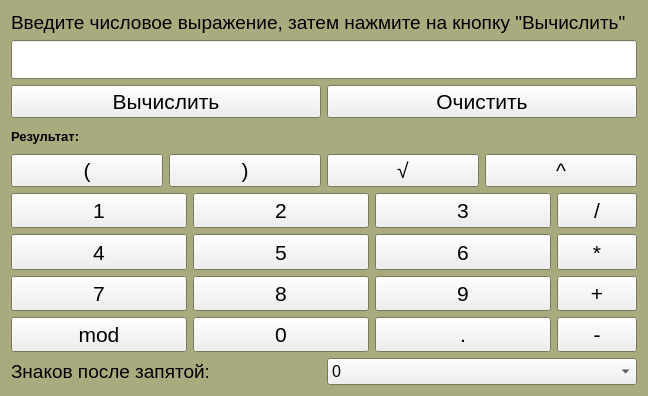
<?xml version="1.0" encoding="UTF-8"?>
<ui version="4.0">
 <class>Form</class>
 <widget class="QWidget" name="Form">
  <property name="geometry">
   <rect>
    <x>0</x>
    <y>0</y>
    <width>648</width>
    <height>396</height>
   </rect>
  </property>
  <property name="palette">
   <palette>
    <active>
     <colorrole role="Base">
      <brush brushstyle="SolidPattern">
       <color alpha="255">
        <red>255</red>
        <green>255</green>
        <blue>255</blue>
       </color>
      </brush>
     </colorrole>
     <colorrole role="Window">
      <brush brushstyle="SolidPattern">
       <color alpha="255">
        <red>170</red>
        <green>170</green>
        <blue>127</blue>
       </color>
      </brush>
     </colorrole>
    </active>
    <inactive>
     <colorrole role="Base">
      <brush brushstyle="SolidPattern">
       <color alpha="255">
        <red>255</red>
        <green>255</green>
        <blue>255</blue>
       </color>
      </brush>
     </colorrole>
     <colorrole role="Window">
      <brush brushstyle="SolidPattern">
       <color alpha="255">
        <red>170</red>
        <green>170</green>
        <blue>127</blue>
       </color>
      </brush>
     </colorrole>
    </inactive>
    <disabled>
     <colorrole role="Base">
      <brush brushstyle="SolidPattern">
       <color alpha="255">
        <red>170</red>
        <green>170</green>
        <blue>127</blue>
       </color>
      </brush>
     </colorrole>
     <colorrole role="Window">
      <brush brushstyle="SolidPattern">
       <color alpha="255">
        <red>170</red>
        <green>170</green>
        <blue>127</blue>
       </color>
      </brush>
     </colorrole>
    </disabled>
   </palette>
  </property>
  <property name="windowTitle">
   <string>Калькулятор</string>
  </property>
  <layout class="QVBoxLayout" name="verticalLayout">
   <item>
    <widget class="QLabel" name="help">
     <property name="font">
      <font>
       <pointsize>14</pointsize>
      </font>
     </property>
     <property name="text">
      <string>Введите числовое выражение, затем нажмите на кнопку &quot;Вычислить&quot;</string>
     </property>
    </widget>
   </item>
   <item>
    <widget class="QLineEdit" name="expression">
     <property name="font">
      <font>
       <pointsize>20</pointsize>
      </font>
     </property>
     <property name="focusPolicy">
      <enum>Qt::StrongFocus</enum>
     </property>
     <property name="alignment">
      <set>Qt::AlignCenter</set>
     </property>
    </widget>
   </item>
   <item>
    <layout class="QHBoxLayout" name="horizontalLayout">
     <item>
      <layout class="QHBoxLayout" name="delete_symbols">
       <item>
        <widget class="QPushButton" name="count">
         <property name="sizePolicy">
          <sizepolicy hsizetype="Minimum" vsizetype="Minimum">
           <horstretch>0</horstretch>
           <verstretch>0</verstretch>
          </sizepolicy>
         </property>
         <property name="font">
          <font>
           <pointsize>16</pointsize>
          </font>
         </property>
         <property name="toolTip">
          <string>&lt;html&gt;&lt;head/&gt;&lt;body&gt;&lt;p&gt;Вычислить выражение&lt;/p&gt;&lt;/body&gt;&lt;/html&gt;</string>
         </property>
         <property name="text">
          <string>Вычислить</string>
         </property>
        </widget>
       </item>
      </layout>
     </item>
     <item>
      <widget class="QPushButton" name="delete_number">
       <property name="sizePolicy">
        <sizepolicy hsizetype="Minimum" vsizetype="Minimum">
         <horstretch>0</horstretch>
         <verstretch>0</verstretch>
        </sizepolicy>
       </property>
       <property name="font">
        <font>
         <pointsize>16</pointsize>
        </font>
       </property>
       <property name="toolTip">
        <string>&lt;html&gt;&lt;head/&gt;&lt;body&gt;&lt;p&gt;Очистить поле ввода и результат&lt;/p&gt;&lt;/body&gt;&lt;/html&gt;</string>
       </property>
       <property name="text">
        <string>Очистить</string>
       </property>
      </widget>
     </item>
    </layout>
   </item>
   <item>
    <layout class="QHBoxLayout" name="horizontalLayout_4">
     <item>
      <widget class="QLabel" name="string_with_result">
       <property name="sizePolicy">
        <sizepolicy hsizetype="Maximum" vsizetype="Preferred">
         <horstretch>0</horstretch>
         <verstretch>0</verstretch>
        </sizepolicy>
       </property>
       <property name="font">
        <font>
         <pointsize>10</pointsize>
         <weight>75</weight>
         <bold>true</bold>
        </font>
       </property>
       <property name="text">
        <string>Результат:</string>
       </property>
      </widget>
     </item>
     <item>
      <widget class="QLabel" name="show_result">
       <property name="sizePolicy">
        <sizepolicy hsizetype="Minimum" vsizetype="Minimum">
         <horstretch>0</horstretch>
         <verstretch>0</verstretch>
        </sizepolicy>
       </property>
       <property name="palette">
        <palette>
         <active>
          <colorrole role="WindowText">
           <brush brushstyle="SolidPattern">
            <color alpha="255">
             <red>0</red>
             <green>0</green>
             <blue>0</blue>
            </color>
           </brush>
          </colorrole>
          <colorrole role="Button">
           <brush brushstyle="SolidPattern">
            <color alpha="255">
             <red>255</red>
             <green>255</green>
             <blue>255</blue>
            </color>
           </brush>
          </colorrole>
          <colorrole role="Light">
           <brush brushstyle="SolidPattern">
            <color alpha="255">
             <red>255</red>
             <green>255</green>
             <blue>255</blue>
            </color>
           </brush>
          </colorrole>
          <colorrole role="Midlight">
           <brush brushstyle="SolidPattern">
            <color alpha="255">
             <red>255</red>
             <green>255</green>
             <blue>255</blue>
            </color>
           </brush>
          </colorrole>
          <colorrole role="Dark">
           <brush brushstyle="SolidPattern">
            <color alpha="255">
             <red>127</red>
             <green>127</green>
             <blue>127</blue>
            </color>
           </brush>
          </colorrole>
          <colorrole role="Mid">
           <brush brushstyle="SolidPattern">
            <color alpha="255">
             <red>170</red>
             <green>170</green>
             <blue>170</blue>
            </color>
           </brush>
          </colorrole>
          <colorrole role="Text">
           <brush brushstyle="SolidPattern">
            <color alpha="255">
             <red>0</red>
             <green>0</green>
             <blue>0</blue>
            </color>
           </brush>
          </colorrole>
          <colorrole role="BrightText">
           <brush brushstyle="SolidPattern">
            <color alpha="255">
             <red>255</red>
             <green>255</green>
             <blue>255</blue>
            </color>
           </brush>
          </colorrole>
          <colorrole role="ButtonText">
           <brush brushstyle="SolidPattern">
            <color alpha="255">
             <red>0</red>
             <green>0</green>
             <blue>0</blue>
            </color>
           </brush>
          </colorrole>
          <colorrole role="Base">
           <brush brushstyle="SolidPattern">
            <color alpha="255">
             <red>255</red>
             <green>255</green>
             <blue>255</blue>
            </color>
           </brush>
          </colorrole>
          <colorrole role="Window">
           <brush brushstyle="SolidPattern">
            <color alpha="255">
             <red>255</red>
             <green>255</green>
             <blue>255</blue>
            </color>
           </brush>
          </colorrole>
          <colorrole role="Shadow">
           <brush brushstyle="SolidPattern">
            <color alpha="255">
             <red>0</red>
             <green>0</green>
             <blue>0</blue>
            </color>
           </brush>
          </colorrole>
          <colorrole role="AlternateBase">
           <brush brushstyle="SolidPattern">
            <color alpha="255">
             <red>255</red>
             <green>255</green>
             <blue>255</blue>
            </color>
           </brush>
          </colorrole>
          <colorrole role="ToolTipBase">
           <brush brushstyle="SolidPattern">
            <color alpha="255">
             <red>255</red>
             <green>255</green>
             <blue>220</blue>
            </color>
           </brush>
          </colorrole>
          <colorrole role="ToolTipText">
           <brush brushstyle="SolidPattern">
            <color alpha="255">
             <red>0</red>
             <green>0</green>
             <blue>0</blue>
            </color>
           </brush>
          </colorrole>
          <colorrole role="PlaceholderText">
           <brush brushstyle="SolidPattern">
            <color alpha="128">
             <red>0</red>
             <green>0</green>
             <blue>0</blue>
            </color>
           </brush>
          </colorrole>
         </active>
         <inactive>
          <colorrole role="WindowText">
           <brush brushstyle="SolidPattern">
            <color alpha="255">
             <red>0</red>
             <green>0</green>
             <blue>0</blue>
            </color>
           </brush>
          </colorrole>
          <colorrole role="Button">
           <brush brushstyle="SolidPattern">
            <color alpha="255">
             <red>255</red>
             <green>255</green>
             <blue>255</blue>
            </color>
           </brush>
          </colorrole>
          <colorrole role="Light">
           <brush brushstyle="SolidPattern">
            <color alpha="255">
             <red>255</red>
             <green>255</green>
             <blue>255</blue>
            </color>
           </brush>
          </colorrole>
          <colorrole role="Midlight">
           <brush brushstyle="SolidPattern">
            <color alpha="255">
             <red>255</red>
             <green>255</green>
             <blue>255</blue>
            </color>
           </brush>
          </colorrole>
          <colorrole role="Dark">
           <brush brushstyle="SolidPattern">
            <color alpha="255">
             <red>127</red>
             <green>127</green>
             <blue>127</blue>
            </color>
           </brush>
          </colorrole>
          <colorrole role="Mid">
           <brush brushstyle="SolidPattern">
            <color alpha="255">
             <red>170</red>
             <green>170</green>
             <blue>170</blue>
            </color>
           </brush>
          </colorrole>
          <colorrole role="Text">
           <brush brushstyle="SolidPattern">
            <color alpha="255">
             <red>0</red>
             <green>0</green>
             <blue>0</blue>
            </color>
           </brush>
          </colorrole>
          <colorrole role="BrightText">
           <brush brushstyle="SolidPattern">
            <color alpha="255">
             <red>255</red>
             <green>255</green>
             <blue>255</blue>
            </color>
           </brush>
          </colorrole>
          <colorrole role="ButtonText">
           <brush brushstyle="SolidPattern">
            <color alpha="255">
             <red>0</red>
             <green>0</green>
             <blue>0</blue>
            </color>
           </brush>
          </colorrole>
          <colorrole role="Base">
           <brush brushstyle="SolidPattern">
            <color alpha="255">
             <red>255</red>
             <green>255</green>
             <blue>255</blue>
            </color>
           </brush>
          </colorrole>
          <colorrole role="Window">
           <brush brushstyle="SolidPattern">
            <color alpha="255">
             <red>255</red>
             <green>255</green>
             <blue>255</blue>
            </color>
           </brush>
          </colorrole>
          <colorrole role="Shadow">
           <brush brushstyle="SolidPattern">
            <color alpha="255">
             <red>0</red>
             <green>0</green>
             <blue>0</blue>
            </color>
           </brush>
          </colorrole>
          <colorrole role="AlternateBase">
           <brush brushstyle="SolidPattern">
            <color alpha="255">
             <red>255</red>
             <green>255</green>
             <blue>255</blue>
            </color>
           </brush>
          </colorrole>
          <colorrole role="ToolTipBase">
           <brush brushstyle="SolidPattern">
            <color alpha="255">
             <red>255</red>
             <green>255</green>
             <blue>220</blue>
            </color>
           </brush>
          </colorrole>
          <colorrole role="ToolTipText">
           <brush brushstyle="SolidPattern">
            <color alpha="255">
             <red>0</red>
             <green>0</green>
             <blue>0</blue>
            </color>
           </brush>
          </colorrole>
          <colorrole role="PlaceholderText">
           <brush brushstyle="SolidPattern">
            <color alpha="128">
             <red>0</red>
             <green>0</green>
             <blue>0</blue>
            </color>
           </brush>
          </colorrole>
         </inactive>
         <disabled>
          <colorrole role="WindowText">
           <brush brushstyle="SolidPattern">
            <color alpha="255">
             <red>127</red>
             <green>127</green>
             <blue>127</blue>
            </color>
           </brush>
          </colorrole>
          <colorrole role="Button">
           <brush brushstyle="SolidPattern">
            <color alpha="255">
             <red>255</red>
             <green>255</green>
             <blue>255</blue>
            </color>
           </brush>
          </colorrole>
          <colorrole role="Light">
           <brush brushstyle="SolidPattern">
            <color alpha="255">
             <red>255</red>
             <green>255</green>
             <blue>255</blue>
            </color>
           </brush>
          </colorrole>
          <colorrole role="Midlight">
           <brush brushstyle="SolidPattern">
            <color alpha="255">
             <red>255</red>
             <green>255</green>
             <blue>255</blue>
            </color>
           </brush>
          </colorrole>
          <colorrole role="Dark">
           <brush brushstyle="SolidPattern">
            <color alpha="255">
             <red>127</red>
             <green>127</green>
             <blue>127</blue>
            </color>
           </brush>
          </colorrole>
          <colorrole role="Mid">
           <brush brushstyle="SolidPattern">
            <color alpha="255">
             <red>170</red>
             <green>170</green>
             <blue>170</blue>
            </color>
           </brush>
          </colorrole>
          <colorrole role="Text">
           <brush brushstyle="SolidPattern">
            <color alpha="255">
             <red>127</red>
             <green>127</green>
             <blue>127</blue>
            </color>
           </brush>
          </colorrole>
          <colorrole role="BrightText">
           <brush brushstyle="SolidPattern">
            <color alpha="255">
             <red>255</red>
             <green>255</green>
             <blue>255</blue>
            </color>
           </brush>
          </colorrole>
          <colorrole role="ButtonText">
           <brush brushstyle="SolidPattern">
            <color alpha="255">
             <red>127</red>
             <green>127</green>
             <blue>127</blue>
            </color>
           </brush>
          </colorrole>
          <colorrole role="Base">
           <brush brushstyle="SolidPattern">
            <color alpha="255">
             <red>255</red>
             <green>255</green>
             <blue>255</blue>
            </color>
           </brush>
          </colorrole>
          <colorrole role="Window">
           <brush brushstyle="SolidPattern">
            <color alpha="255">
             <red>255</red>
             <green>255</green>
             <blue>255</blue>
            </color>
           </brush>
          </colorrole>
          <colorrole role="Shadow">
           <brush brushstyle="SolidPattern">
            <color alpha="255">
             <red>0</red>
             <green>0</green>
             <blue>0</blue>
            </color>
           </brush>
          </colorrole>
          <colorrole role="AlternateBase">
           <brush brushstyle="SolidPattern">
            <color alpha="255">
             <red>255</red>
             <green>255</green>
             <blue>255</blue>
            </color>
           </brush>
          </colorrole>
          <colorrole role="ToolTipBase">
           <brush brushstyle="SolidPattern">
            <color alpha="255">
             <red>255</red>
             <green>255</green>
             <blue>220</blue>
            </color>
           </brush>
          </colorrole>
          <colorrole role="ToolTipText">
           <brush brushstyle="SolidPattern">
            <color alpha="255">
             <red>0</red>
             <green>0</green>
             <blue>0</blue>
            </color>
           </brush>
          </colorrole>
          <colorrole role="PlaceholderText">
           <brush brushstyle="SolidPattern">
            <color alpha="128">
             <red>0</red>
             <green>0</green>
             <blue>0</blue>
            </color>
           </brush>
          </colorrole>
         </disabled>
        </palette>
       </property>
       <property name="font">
        <font>
         <pointsize>16</pointsize>
        </font>
       </property>
       <property name="contextMenuPolicy">
        <enum>Qt::DefaultContextMenu</enum>
       </property>
       <property name="layoutDirection">
        <enum>Qt::LeftToRight</enum>
       </property>
       <property name="text">
        <string/>
       </property>
       <property name="alignment">
        <set>Qt::AlignCenter</set>
       </property>
      </widget>
     </item>
    </layout>
   </item>
   <item>
    <layout class="QHBoxLayout" name="signs_2">
     <property name="sizeConstraint">
      <enum>QLayout::SetDefaultConstraint</enum>
     </property>
     <item>
      <widget class="QPushButton" name="left_bracket">
       <property name="sizePolicy">
        <sizepolicy hsizetype="Minimum" vsizetype="Minimum">
         <horstretch>0</horstretch>
         <verstretch>0</verstretch>
        </sizepolicy>
       </property>
       <property name="font">
        <font>
         <pointsize>16</pointsize>
        </font>
       </property>
       <property name="toolTip">
        <string>&lt;html&gt;&lt;head/&gt;&lt;body&gt;&lt;p&gt;Левая скобка&lt;/p&gt;&lt;/body&gt;&lt;/html&gt;</string>
       </property>
       <property name="text">
        <string>(</string>
       </property>
       <attribute name="buttonGroup">
        <string notr="true">buttonGroup</string>
       </attribute>
      </widget>
     </item>
     <item>
      <widget class="QPushButton" name="right_bracket">
       <property name="sizePolicy">
        <sizepolicy hsizetype="Minimum" vsizetype="Minimum">
         <horstretch>0</horstretch>
         <verstretch>0</verstretch>
        </sizepolicy>
       </property>
       <property name="font">
        <font>
         <pointsize>16</pointsize>
        </font>
       </property>
       <property name="toolTip">
        <string>&lt;html&gt;&lt;head/&gt;&lt;body&gt;&lt;p&gt;Правая скобка&lt;/p&gt;&lt;/body&gt;&lt;/html&gt;</string>
       </property>
       <property name="text">
        <string>)</string>
       </property>
       <attribute name="buttonGroup">
        <string notr="true">buttonGroup</string>
       </attribute>
      </widget>
     </item>
     <item>
      <widget class="QPushButton" name="sqrt">
       <property name="sizePolicy">
        <sizepolicy hsizetype="Minimum" vsizetype="Minimum">
         <horstretch>0</horstretch>
         <verstretch>0</verstretch>
        </sizepolicy>
       </property>
       <property name="font">
        <font>
         <pointsize>16</pointsize>
        </font>
       </property>
       <property name="toolTip">
        <string>&lt;html&gt;&lt;head/&gt;&lt;body&gt;&lt;p&gt;Извлечение корня&lt;/p&gt;&lt;/body&gt;&lt;/html&gt;</string>
       </property>
       <property name="whatsThis">
        <string>&lt;html&gt;&lt;head/&gt;&lt;body&gt;&lt;p&gt;Извлечь корень&lt;/p&gt;&lt;/body&gt;&lt;/html&gt;</string>
       </property>
       <property name="text">
        <string>√</string>
       </property>
       <attribute name="buttonGroup">
        <string notr="true">buttonGroup</string>
       </attribute>
      </widget>
     </item>
     <item>
      <widget class="QPushButton" name="pow">
       <property name="sizePolicy">
        <sizepolicy hsizetype="Minimum" vsizetype="Minimum">
         <horstretch>0</horstretch>
         <verstretch>0</verstretch>
        </sizepolicy>
       </property>
       <property name="font">
        <font>
         <pointsize>16</pointsize>
        </font>
       </property>
       <property name="toolTip">
        <string>&lt;html&gt;&lt;head/&gt;&lt;body&gt;&lt;p&gt;Возведение в степень&lt;/p&gt;&lt;/body&gt;&lt;/html&gt;</string>
       </property>
       <property name="whatsThis">
        <string>&lt;html&gt;&lt;head/&gt;&lt;body&gt;&lt;p&gt;Возведение в степень&lt;/p&gt;&lt;/body&gt;&lt;/html&gt;</string>
       </property>
       <property name="text">
        <string>^</string>
       </property>
       <attribute name="buttonGroup">
        <string notr="true">buttonGroup</string>
       </attribute>
      </widget>
     </item>
    </layout>
   </item>
   <item>
    <layout class="QHBoxLayout" name="horizontalLayout_2">
     <item>
      <layout class="QGridLayout" name="numbers">
       <property name="sizeConstraint">
        <enum>QLayout::SetMaximumSize</enum>
       </property>
       <item row="0" column="1">
        <widget class="QPushButton" name="two">
         <property name="sizePolicy">
          <sizepolicy hsizetype="Expanding" vsizetype="Expanding">
           <horstretch>0</horstretch>
           <verstretch>0</verstretch>
          </sizepolicy>
         </property>
         <property name="font">
          <font>
           <pointsize>16</pointsize>
          </font>
         </property>
         <property name="text">
          <string>2</string>
         </property>
         <attribute name="buttonGroup">
          <string notr="true">buttonGroup</string>
         </attribute>
        </widget>
       </item>
       <item row="3" column="1">
        <widget class="QPushButton" name="eight">
         <property name="sizePolicy">
          <sizepolicy hsizetype="Expanding" vsizetype="Expanding">
           <horstretch>0</horstretch>
           <verstretch>0</verstretch>
          </sizepolicy>
         </property>
         <property name="font">
          <font>
           <pointsize>16</pointsize>
          </font>
         </property>
         <property name="text">
          <string>8</string>
         </property>
         <attribute name="buttonGroup">
          <string notr="true">buttonGroup</string>
         </attribute>
        </widget>
       </item>
       <item row="1" column="1">
        <widget class="QPushButton" name="five">
         <property name="sizePolicy">
          <sizepolicy hsizetype="Expanding" vsizetype="Expanding">
           <horstretch>0</horstretch>
           <verstretch>0</verstretch>
          </sizepolicy>
         </property>
         <property name="font">
          <font>
           <pointsize>16</pointsize>
          </font>
         </property>
         <property name="text">
          <string>5</string>
         </property>
         <attribute name="buttonGroup">
          <string notr="true">buttonGroup</string>
         </attribute>
        </widget>
       </item>
       <item row="0" column="2">
        <widget class="QPushButton" name="three">
         <property name="sizePolicy">
          <sizepolicy hsizetype="Expanding" vsizetype="Expanding">
           <horstretch>0</horstretch>
           <verstretch>0</verstretch>
          </sizepolicy>
         </property>
         <property name="font">
          <font>
           <pointsize>16</pointsize>
          </font>
         </property>
         <property name="text">
          <string>3</string>
         </property>
         <attribute name="buttonGroup">
          <string notr="true">buttonGroup</string>
         </attribute>
        </widget>
       </item>
       <item row="4" column="2">
        <widget class="QPushButton" name="comma">
         <property name="sizePolicy">
          <sizepolicy hsizetype="Expanding" vsizetype="Expanding">
           <horstretch>0</horstretch>
           <verstretch>0</verstretch>
          </sizepolicy>
         </property>
         <property name="font">
          <font>
           <pointsize>16</pointsize>
          </font>
         </property>
         <property name="text">
          <string>.</string>
         </property>
         <attribute name="buttonGroup">
          <string notr="true">buttonGroup</string>
         </attribute>
        </widget>
       </item>
       <item row="4" column="1">
        <widget class="QPushButton" name="zero">
         <property name="sizePolicy">
          <sizepolicy hsizetype="Expanding" vsizetype="Expanding">
           <horstretch>0</horstretch>
           <verstretch>0</verstretch>
          </sizepolicy>
         </property>
         <property name="font">
          <font>
           <pointsize>16</pointsize>
          </font>
         </property>
         <property name="text">
          <string>0</string>
         </property>
         <attribute name="buttonGroup">
          <string notr="true">buttonGroup</string>
         </attribute>
        </widget>
       </item>
       <item row="3" column="0">
        <widget class="QPushButton" name="seven">
         <property name="sizePolicy">
          <sizepolicy hsizetype="Expanding" vsizetype="Expanding">
           <horstretch>0</horstretch>
           <verstretch>0</verstretch>
          </sizepolicy>
         </property>
         <property name="font">
          <font>
           <pointsize>16</pointsize>
          </font>
         </property>
         <property name="text">
          <string>7</string>
         </property>
         <attribute name="buttonGroup">
          <string notr="true">buttonGroup</string>
         </attribute>
        </widget>
       </item>
       <item row="3" column="2">
        <widget class="QPushButton" name="nine">
         <property name="sizePolicy">
          <sizepolicy hsizetype="Expanding" vsizetype="Expanding">
           <horstretch>0</horstretch>
           <verstretch>0</verstretch>
          </sizepolicy>
         </property>
         <property name="font">
          <font>
           <pointsize>16</pointsize>
          </font>
         </property>
         <property name="text">
          <string>9</string>
         </property>
         <attribute name="buttonGroup">
          <string notr="true">buttonGroup</string>
         </attribute>
        </widget>
       </item>
       <item row="0" column="0">
        <widget class="QPushButton" name="one">
         <property name="sizePolicy">
          <sizepolicy hsizetype="Expanding" vsizetype="Expanding">
           <horstretch>0</horstretch>
           <verstretch>0</verstretch>
          </sizepolicy>
         </property>
         <property name="font">
          <font>
           <pointsize>16</pointsize>
          </font>
         </property>
         <property name="text">
          <string>1</string>
         </property>
         <attribute name="buttonGroup">
          <string notr="true">buttonGroup</string>
         </attribute>
        </widget>
       </item>
       <item row="1" column="2">
        <widget class="QPushButton" name="six">
         <property name="sizePolicy">
          <sizepolicy hsizetype="Expanding" vsizetype="Expanding">
           <horstretch>0</horstretch>
           <verstretch>0</verstretch>
          </sizepolicy>
         </property>
         <property name="font">
          <font>
           <pointsize>16</pointsize>
          </font>
         </property>
         <property name="text">
          <string>6</string>
         </property>
         <attribute name="buttonGroup">
          <string notr="true">buttonGroup</string>
         </attribute>
        </widget>
       </item>
       <item row="1" column="0">
        <widget class="QPushButton" name="four">
         <property name="sizePolicy">
          <sizepolicy hsizetype="Expanding" vsizetype="Expanding">
           <horstretch>0</horstretch>
           <verstretch>0</verstretch>
          </sizepolicy>
         </property>
         <property name="font">
          <font>
           <pointsize>16</pointsize>
          </font>
         </property>
         <property name="text">
          <string>4</string>
         </property>
         <attribute name="buttonGroup">
          <string notr="true">buttonGroup</string>
         </attribute>
        </widget>
       </item>
       <item row="4" column="0">
        <widget class="QPushButton" name="mod">
         <property name="sizePolicy">
          <sizepolicy hsizetype="Minimum" vsizetype="Minimum">
           <horstretch>0</horstretch>
           <verstretch>0</verstretch>
          </sizepolicy>
         </property>
         <property name="font">
          <font>
           <pointsize>16</pointsize>
          </font>
         </property>
         <property name="toolTip">
          <string>&lt;html&gt;&lt;head/&gt;&lt;body&gt;&lt;p&gt;Остаток от деления на число&lt;/p&gt;&lt;/body&gt;&lt;/html&gt;</string>
         </property>
         <property name="whatsThis">
          <string>&lt;html&gt;&lt;head/&gt;&lt;body&gt;&lt;p&gt;Найти остаток от числа&lt;/p&gt;&lt;/body&gt;&lt;/html&gt;</string>
         </property>
         <property name="text">
          <string>mod</string>
         </property>
         <attribute name="buttonGroup">
          <string notr="true">buttonGroup</string>
         </attribute>
        </widget>
       </item>
      </layout>
     </item>
     <item>
      <layout class="QVBoxLayout" name="signs">
       <item>
        <widget class="QPushButton" name="div">
         <property name="sizePolicy">
          <sizepolicy hsizetype="Minimum" vsizetype="Minimum">
           <horstretch>0</horstretch>
           <verstretch>0</verstretch>
          </sizepolicy>
         </property>
         <property name="font">
          <font>
           <pointsize>16</pointsize>
          </font>
         </property>
         <property name="toolTip">
          <string>&lt;html&gt;&lt;head/&gt;&lt;body&gt;&lt;p&gt;Деление&lt;/p&gt;&lt;/body&gt;&lt;/html&gt;</string>
         </property>
         <property name="whatsThis">
          <string>&lt;html&gt;&lt;head/&gt;&lt;body&gt;&lt;p&gt;Деление&lt;/p&gt;&lt;/body&gt;&lt;/html&gt;</string>
         </property>
         <property name="text">
          <string>/</string>
         </property>
         <attribute name="buttonGroup">
          <string notr="true">buttonGroup</string>
         </attribute>
        </widget>
       </item>
       <item>
        <widget class="QPushButton" name="mul">
         <property name="sizePolicy">
          <sizepolicy hsizetype="Minimum" vsizetype="Minimum">
           <horstretch>0</horstretch>
           <verstretch>0</verstretch>
          </sizepolicy>
         </property>
         <property name="font">
          <font>
           <pointsize>16</pointsize>
          </font>
         </property>
         <property name="toolTip">
          <string>&lt;html&gt;&lt;head/&gt;&lt;body&gt;&lt;p&gt;Умножение&lt;/p&gt;&lt;/body&gt;&lt;/html&gt;</string>
         </property>
         <property name="whatsThis">
          <string>&lt;html&gt;&lt;head/&gt;&lt;body&gt;&lt;p&gt;Умножение&lt;/p&gt;&lt;/body&gt;&lt;/html&gt;</string>
         </property>
         <property name="styleSheet">
          <string notr="true">Умножение</string>
         </property>
         <property name="text">
          <string>*</string>
         </property>
         <attribute name="buttonGroup">
          <string notr="true">buttonGroup</string>
         </attribute>
        </widget>
       </item>
       <item>
        <widget class="QPushButton" name="add">
         <property name="sizePolicy">
          <sizepolicy hsizetype="Minimum" vsizetype="Minimum">
           <horstretch>0</horstretch>
           <verstretch>0</verstretch>
          </sizepolicy>
         </property>
         <property name="font">
          <font>
           <pointsize>16</pointsize>
          </font>
         </property>
         <property name="toolTip">
          <string>&lt;html&gt;&lt;head/&gt;&lt;body&gt;&lt;p&gt;Сложение&lt;/p&gt;&lt;/body&gt;&lt;/html&gt;</string>
         </property>
         <property name="whatsThis">
          <string>&lt;html&gt;&lt;head/&gt;&lt;body&gt;&lt;p&gt;Сложение&lt;/p&gt;&lt;/body&gt;&lt;/html&gt;</string>
         </property>
         <property name="text">
          <string>+</string>
         </property>
         <attribute name="buttonGroup">
          <string notr="true">buttonGroup</string>
         </attribute>
        </widget>
       </item>
       <item>
        <widget class="QPushButton" name="sub">
         <property name="sizePolicy">
          <sizepolicy hsizetype="Minimum" vsizetype="Minimum">
           <horstretch>0</horstretch>
           <verstretch>0</verstretch>
          </sizepolicy>
         </property>
         <property name="font">
          <font>
           <pointsize>16</pointsize>
          </font>
         </property>
         <property name="toolTip">
          <string>&lt;html&gt;&lt;head/&gt;&lt;body&gt;&lt;p&gt;Вычитание&lt;/p&gt;&lt;/body&gt;&lt;/html&gt;</string>
         </property>
         <property name="whatsThis">
          <string>&lt;html&gt;&lt;head/&gt;&lt;body&gt;&lt;p&gt;Вычитание&lt;/p&gt;&lt;/body&gt;&lt;/html&gt;</string>
         </property>
         <property name="text">
          <string>-</string>
         </property>
         <attribute name="buttonGroup">
          <string notr="true">buttonGroup</string>
         </attribute>
        </widget>
       </item>
      </layout>
     </item>
    </layout>
   </item>
   <item>
    <layout class="QHBoxLayout" name="horizontalLayout_3">
     <item>
      <widget class="QLabel" name="label">
       <property name="font">
        <font>
         <pointsize>14</pointsize>
        </font>
       </property>
       <property name="text">
        <string>Знаков после запятой:</string>
       </property>
      </widget>
     </item>
     <item>
      <widget class="QComboBox" name="count_numbers">
       <property name="font">
        <font>
         <pointsize>12</pointsize>
        </font>
       </property>
       <property name="toolTip">
        <string>&lt;html&gt;&lt;head/&gt;&lt;body&gt;&lt;p&gt;Количество знаков после запятой при нецелом значении&lt;/p&gt;&lt;/body&gt;&lt;/html&gt;</string>
       </property>
       <item>
        <property name="text">
         <string>0</string>
        </property>
       </item>
       <item>
        <property name="text">
         <string>1</string>
        </property>
       </item>
       <item>
        <property name="text">
         <string>2</string>
        </property>
       </item>
       <item>
        <property name="text">
         <string>3</string>
        </property>
       </item>
       <item>
        <property name="text">
         <string>4</string>
        </property>
       </item>
       <item>
        <property name="text">
         <string>5</string>
        </property>
       </item>
       <item>
        <property name="text">
         <string>6</string>
        </property>
       </item>
      </widget>
     </item>
    </layout>
   </item>
  </layout>
 </widget>
 <resources/>
 <connections>
  <connection>
   <sender>delete_number</sender>
   <signal>clicked()</signal>
   <receiver>expression</receiver>
   <slot>clear()</slot>
   <hints>
    <hint type="sourcelabel">
     <x>637</x>
     <y>104</y>
    </hint>
    <hint type="destinationlabel">
     <x>372</x>
     <y>58</y>
    </hint>
   </hints>
  </connection>
  <connection>
   <sender>delete_number</sender>
   <signal>clicked()</signal>
   <receiver>show_result</receiver>
   <slot>clear()</slot>
   <hints>
    <hint type="sourcelabel">
     <x>637</x>
     <y>104</y>
    </hint>
    <hint type="destinationlabel">
     <x>531</x>
     <y>137</y>
    </hint>
   </hints>
  </connection>
 </connections>
 <buttongroups>
  <buttongroup name="buttonGroup"/>
 </buttongroups>
</ui>
